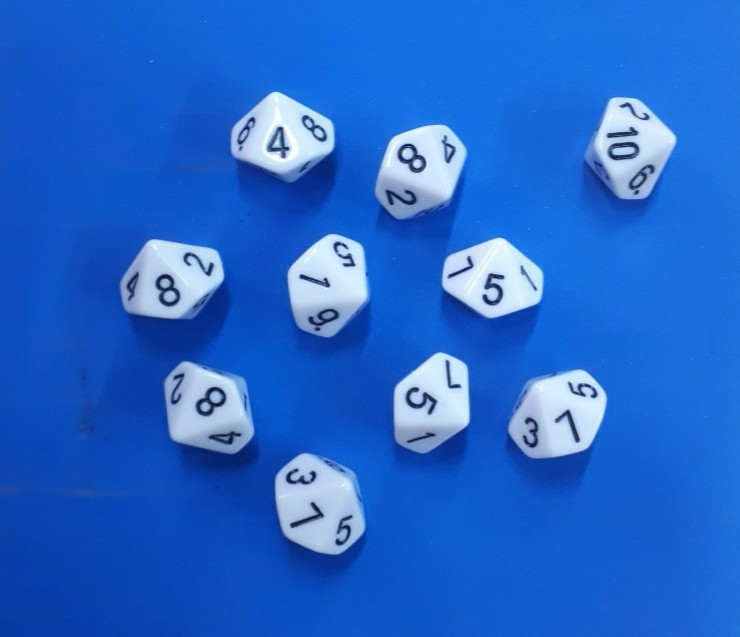
#> input picture dataset/img00.jpg, 740 x 637 px; its folder holds only this picture in this run
$ python segmentarDados.py
#> lines starting #> are read from the running program, lines starting #| are printed output that depends on the picture; after the words box and inside, x2 and y2 are one past the last pixel; in counts of white or black regions, pixels touching at a corner belong together
#!/usr/bin/env python3
# -*- coding: utf-8 -*-
"""
Created on Wed Jul  4 13:31:09 2018

intento de detectar dados con opencv

@author: sebalander
"""
# %%
import numpy as np
import cv2
import matplotlib.pyplot as plt
from scipy.cluster.vq import vq, kmeans
from glob import glob

class separoDadosDeFondo():
    def __init__(self, sigmaColor=10, sigmaSpace=10, kE=5, kD=6):
#> further down, img is the input picture: shape (637, 740, 3); mean B, G, R 203.9, 102.8, 36.4
        self.sigmaColor = sigmaColor
        self.sigmaSpace = sigmaSpace
        self.kE = kE
        self.kD = kD
        self.img = None
        self.imgShape = None
        self.imgLab = None
        self.denoised = None
        self.features = None

    def denoiseBilateral(self, img):
        '''
        paso un filtro bilateral para sacar ruido en gral en espacio LAB
        se guarda la imagen filtrada en self.denoised y se sacan los features
        self.imgShape = img.shape[:2]
        '''
        self.img = img # guardo imagen
        self.imgShape = img.shape[:2]
#> self.imgShape = (637, 740)
        self.imgLab = cv2.cvtColor(img, cv2.COLOR_BGR2LAB)
#> self.imgLab: shape (637, 740, 3); mean of channels 0, 1, 2 115.2, 147.9, 70.3
        self.denoised = cv2.bilateralFilter(self.imgLab,  -1, self.sigmaColor, self.sigmaSpace)
#> self.denoised: shape (637, 740, 3); mean of channels 0, 1, 2 115.3, 147.9, 70.3
        self.features = np.double(self.denoised[:,:,1:].reshape((-1, 2)))
#> self.features = 471380 pairs, first value 119 to 158, second value 61 to 126

    def segmentacion(self):
        # semilla de centroides
        book = np.array([np.min(self.features, 0), np.max(self.features, 0)])
#> book = [[119, 61], [158, 126]]

        # segmento imagen
        self.centroids, dist = kmeans(self.features, book)
#> self.centroids = [[151.1, 64.31], [127, 108.9]]; dist = 4.26
        code, dist = vq(self.features, self.centroids)
        self.imgSeg = np.bool8(code.reshape(self.imgShape))
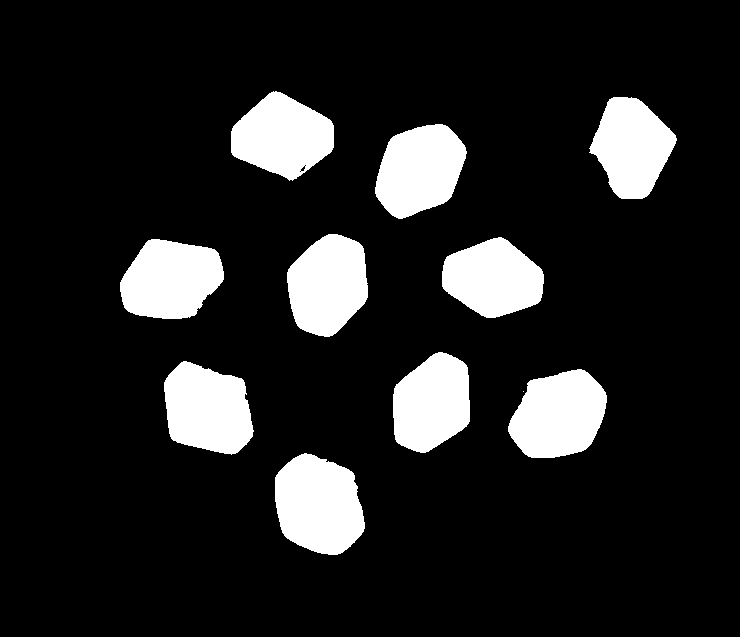
#> self.imgSeg: shape (637, 740) bool; 13.4% white; 11 white regions (1 under 20 px), largest, box (x1, y1, x2, y2) and area: (275, 453, 365, 555) 7032, (508, 369, 607, 458) 6560, (164, 361, 254, 455) 6386

        # elijo la clase que tenga menos pixeles como la de los dados
        if np.prod(self.imgShape) < 2 * self.imgSeg.sum():
            # es que se eligio el fondo como True. lo invierto
            self.imgSeg = np.uint8(~ self.imgSeg)
        else:
            self.imgSeg = np.uint8(self.imgSeg)

    def morphological(self):
        '''
        hago la limpieza de ruido con operaciones morfologicas
        open+close = erode+dilate+dilate+erode
        y saco los contornos de los blobs resultantes
        '''
        kerEr = cv2.getStructuringElement(cv2.MORPH_ELLIPSE,(self.kE, self.kE))
        kerDi = cv2.getStructuringElement(cv2.MORPH_ELLIPSE,(self.kD, self.kD))

        dadosImg = self.imgSeg
        dadosImg = cv2.morphologyEx(dadosImg, cv2.MORPH_ERODE, kerEr)
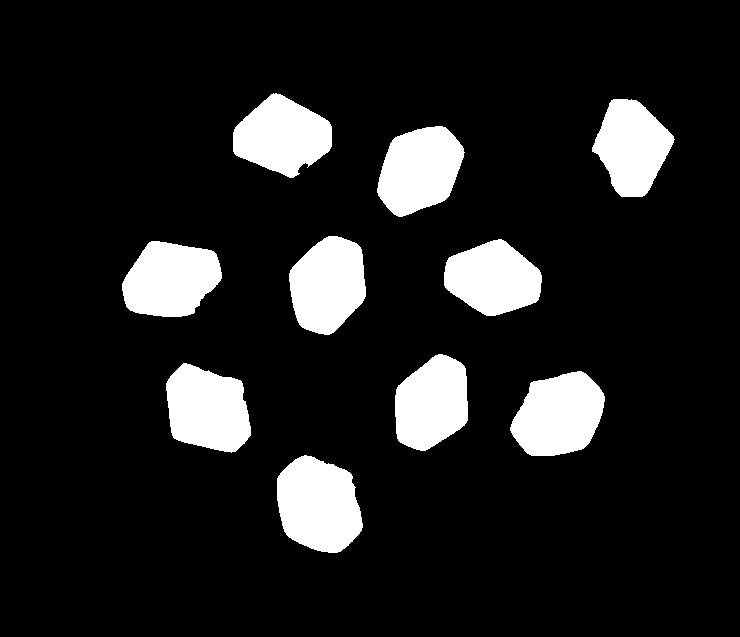
#> dadosImg: shape (637, 740); values 0 (black) and 1 (white), 12.1% white; 10 white regions, largest, box (x1, y1, x2, y2) and area: (277, 455, 363, 553) 6411, (510, 371, 605, 456) 5948, (166, 363, 251, 453) 5779
        dadosImg = cv2.morphologyEx(dadosImg, cv2.MORPH_DILATE, kerDi)
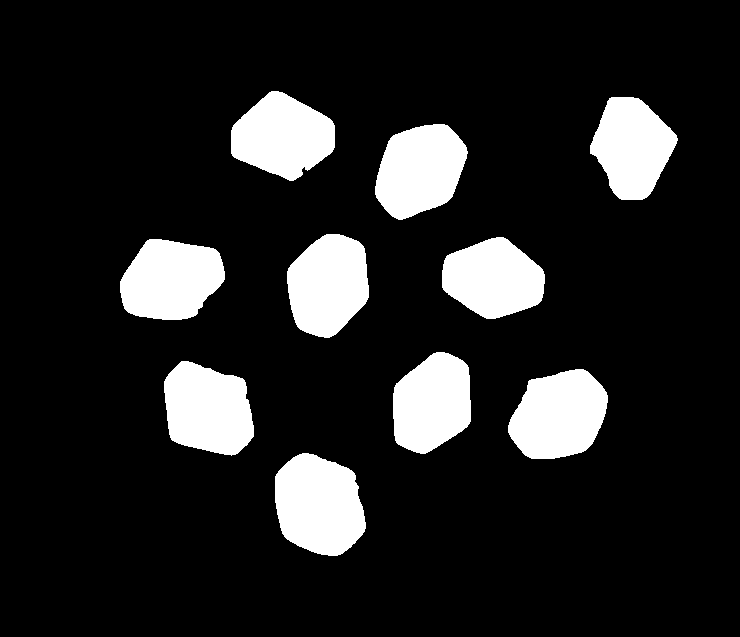
#> dadosImg: shape (637, 740); values 0 (black) and 1 (white), 13.8% white; 10 white regions, largest, box (x1, y1, x2, y2) and area: (275, 453, 366, 556) 7242, (508, 369, 608, 459) 6761, (164, 361, 254, 456) 6584
        dadosImg = cv2.morphologyEx(dadosImg, cv2.MORPH_DILATE, kerDi)
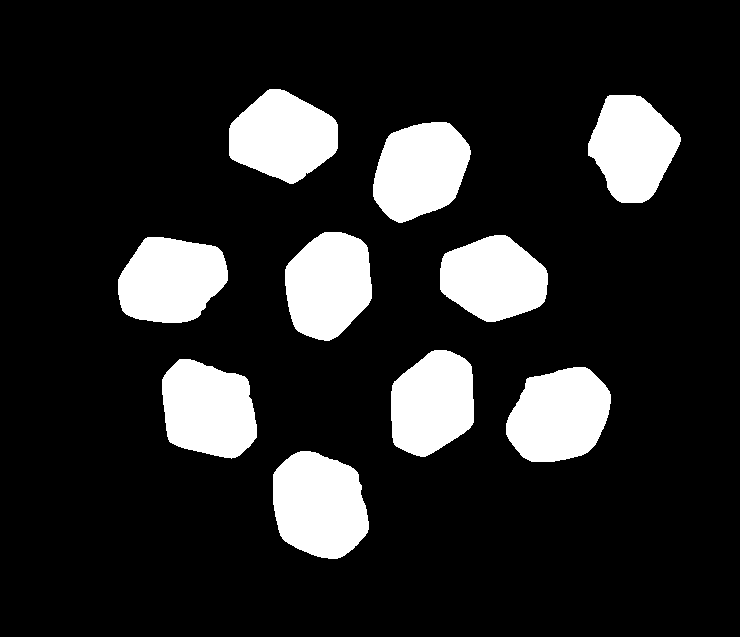
#> dadosImg: shape (637, 740); values 0 (black) and 1 (white), 15.6% white; 10 white regions, largest, box (x1, y1, x2, y2) and area: (273, 451, 369, 559) 8112, (506, 367, 611, 462) 7616, (162, 359, 257, 459) 7427
        self.dadosImg = cv2.morphologyEx(dadosImg, cv2.MORPH_ERODE, kerEr)
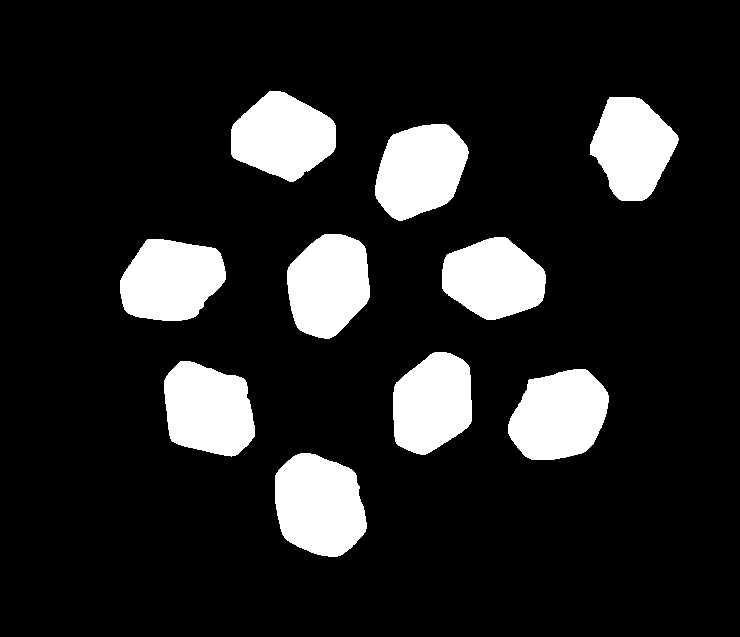
#> self.dadosImg: shape (637, 740); values 0 (black) and 1 (white), 14.2% white; 10 white regions


        self.contours, hierarchy = cv2.findContours(self.dadosImg, cv2.CHAIN_APPROX_SIMPLE, cv2.RETR_LIST)
#> self.contours = 10 contours; largest, box (x1, y1, x2, y2) and area: (275, 453, 367, 557) 7311, (508, 369, 609, 460) 6827, (164, 361, 255, 457) 6642, (120, 239, 226, 321) 6600, (287, 234, 370, 339) 6578

    def getDiceContours(self, img):
        self.denoiseBilateral(img)
        self.segmentacion()
        self.morphological()
        # paso extra de filtrado, supongo convexidad
        self.contours = [cv2.convexHull(con) for con in self.contours]
#> self.contours = 10 contours; largest, box (x1, y1, x2, y2) and area: (275, 453, 367, 557) 7439, (508, 369, 609, 460) 6967, (164, 361, 255, 457) 6802, (120, 239, 226, 321) 6737, (287, 234, 370, 339) 6650
        # sepued e


    def plotContours(self):
        '''
        grafico los contornos sobre la imagen original
        '''
        plt.figure()
        plt.imshow(self.img[:,:,::-1])
        for cont in self.contours:
            contX, contY = np.array(cont).reshape((-1,2)).T
            plt.plot(contX, contY)
#> this loop made 10 passes

    def dadosIndividuales(self):
        '''
        saco imagenes mas chicas de los dados individuales estan en la
        resolucion y orientacion original, se adjunta la mascara del objeto
        '''

# %%
imgFilePath = "dataset/"
imgFiles = glob(imgFilePath + "*.jpg")
separador = separoDadosDeFondo(sigmaColor=10, sigmaSpace=10, kE=5, kD=6)


for fil in imgFiles:
    img = cv2.imread(fil)
    separador.getDiceContours(img)
    separador.plotContours()
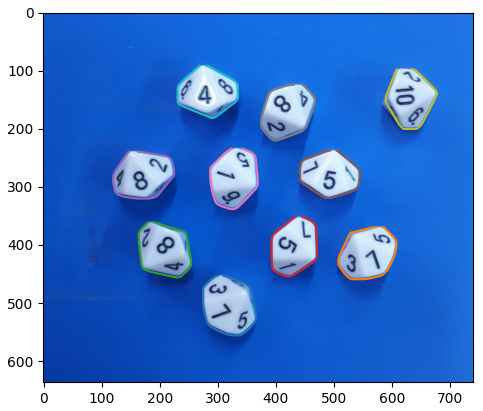
#> figure drawn by matplotlib, 1 panel

$ run again, on dataset/img04.jpg
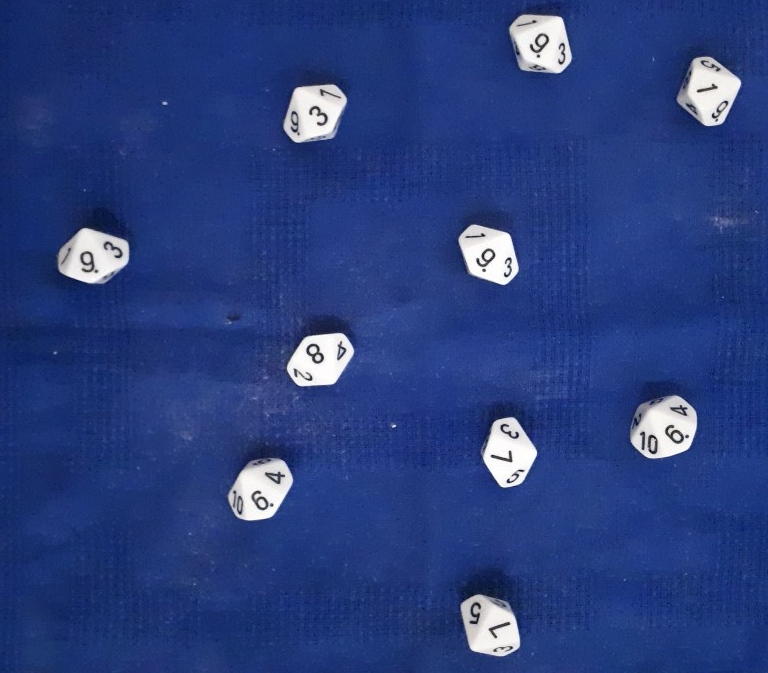
#> input picture dataset/img04.jpg, 768 x 673 px
#> img is the input picture: shape (673, 768, 3); mean B, G, R 125.9, 62.8, 41.6
#> self.imgLab: shape (673, 768, 3); mean of channels 0, 1, 2 71.5, 143.2, 89.6
#> self.denoised: shape (673, 768, 3); mean of channels 0, 1, 2 71.5, 143.2, 89.5
#> self.features = 516864 pairs, first value 127 to 150, second value 82 to 132
#> book = [[127, 82], [150, 132]]
#> self.centroids = [[144.1, 87.32], [129.1, 125.7]]; dist = 2.42
#> in segmentacion, `self.imgSeg = np.bool8(code.reshape(self.imgShape))`:
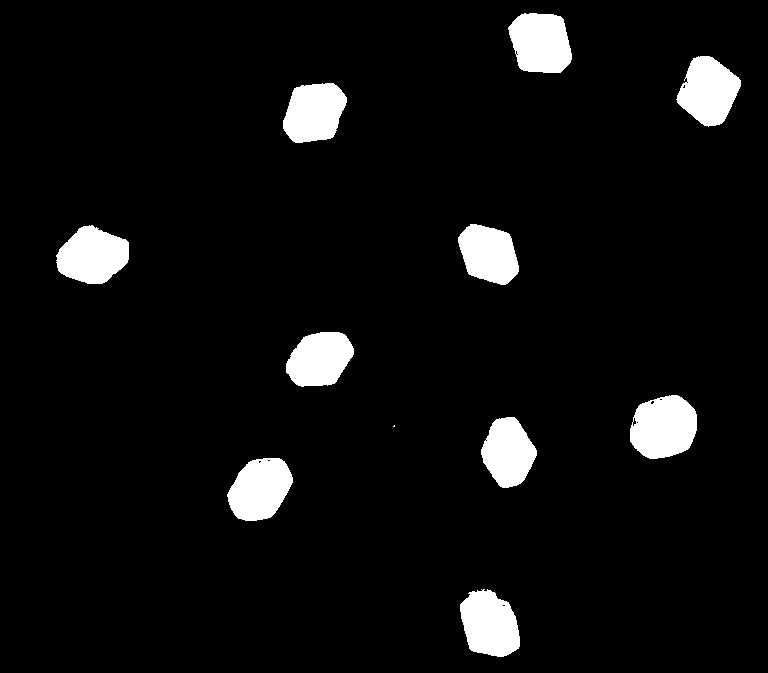
#> self.imgSeg: shape (673, 768) bool; 5.8% white; 11 white regions (1 under 20 px), largest, box (x1, y1, x2, y2) and area: (630, 395, 697, 459) 3368, (508, 13, 572, 73) 3096, (56, 225, 129, 284) 3094
#> self.dadosImg: shape (673, 768); values 0 (black) and 1 (white), 6.3% white; 10 white regions
#> in morphological, `self.contours, hierarchy = cv2.findContours(self.dadosImg, cv2.CHAIN_A..`: self.contours = 10 contours; largest, box (x1, y1, x2, y2) and area: (630, 395, 699, 461) 3546, (57, 225, 131, 286) 3287, (508, 13, 574, 75) 3254, (460, 590, 522, 659) 3234, (677, 56, 743, 129) 3232
#> in getDiceContours, `self.contours = [cv2.convexHull(con) for con in self.contours]`: self.contours = 10 contours; largest, box (x1, y1, x2, y2) and area: (630, 395, 699, 461) 3615, (57, 225, 131, 286) 3352, (508, 13, 574, 75) 3328, (677, 56, 743, 129) 3326, (460, 590, 522, 659) 3324
#> the loop in plotContours, `for cont in self.contours:` made 10 passes
#> `separador.plotContours()`:
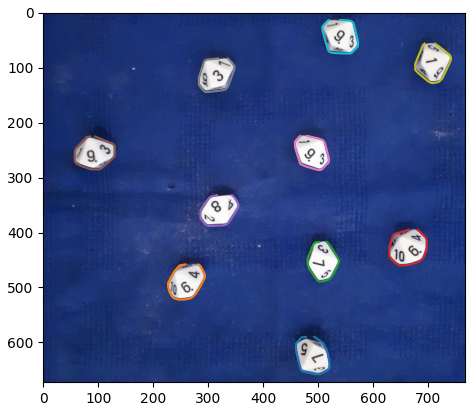
#> figure drawn by matplotlib, 1 panel

$ run again, on dataset/img05.jpg
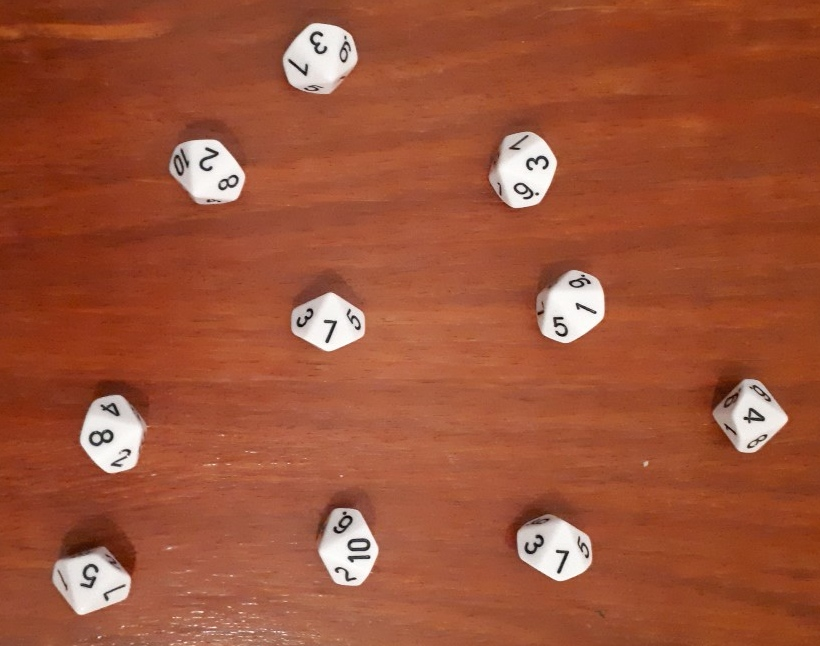
#> input picture dataset/img05.jpg, 820 x 646 px
#> img is the input picture: shape (646, 820, 3); mean B, G, R 56.3, 83.3, 157.5
#> self.imgLab: shape (646, 820, 3); mean of channels 0, 1, 2 112.2, 156.8, 158
#> self.denoised: shape (646, 820, 3); mean of channels 0, 1, 2 112.3, 156.8, 158
#> self.features = 529720 pairs, first value 127 to 166, second value 126 to 170
#> book = [[127, 126], [166, 170]]
#> self.centroids = [[130.9, 131.5], [158.8, 160]]; dist = 3.68
#> in segmentacion, `self.imgSeg = np.bool8(code.reshape(self.imgShape))`:
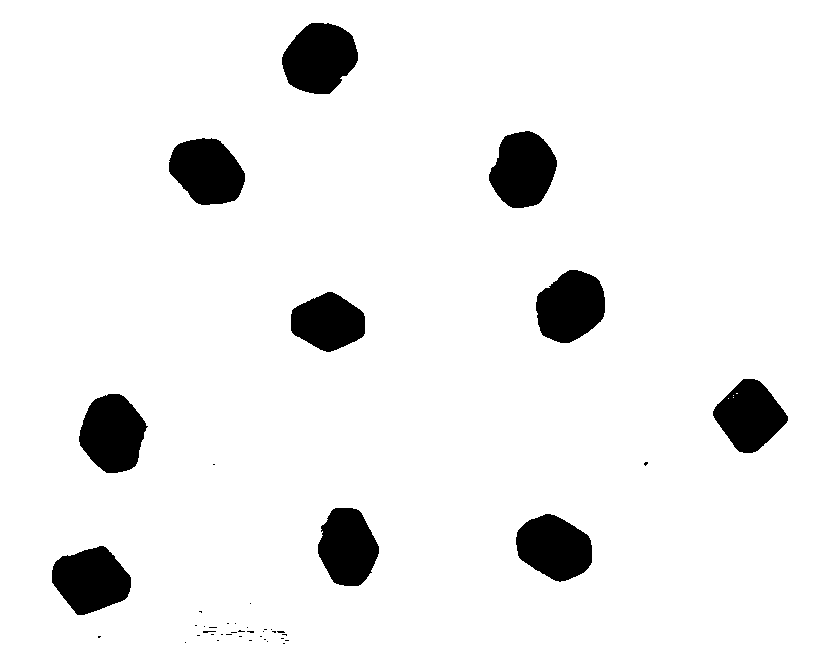
#> self.imgSeg: shape (646, 820) bool; 92.9% white; 45 black regions (35 under 20 px), largest, box (x1, y1, x2, y2) and area: (282, 23, 358, 94) 4039, (79, 394, 148, 473) 3925, (489, 131, 557, 208) 3841
#> self.dadosImg: shape (646, 820); values 0 (black) and 1 (white), 7.6% white; 10 white regions
#> in morphological, `self.contours, hierarchy = cv2.findContours(self.dadosImg, cv2.CHAIN_A..`: self.contours = 10 contours; largest, box (x1, y1, x2, y2) and area: (282, 23, 360, 96) 4250, (79, 394, 148, 475) 4130, (52, 546, 133, 617) 4042, (489, 131, 559, 210) 4040, (536, 270, 607, 345) 4000
#> in getDiceContours, `self.contours = [cv2.convexHull(con) for con in self.contours]`: self.contours = 10 contours; largest, box (x1, y1, x2, y2) and area: (282, 23, 360, 96) 4307, (79, 394, 148, 475) 4202, (489, 131, 559, 210) 4140, (52, 546, 133, 617) 4121, (536, 270, 607, 345) 4079
#> the loop in plotContours, `for cont in self.contours:` made 10 passes
#> `separador.plotContours()`:
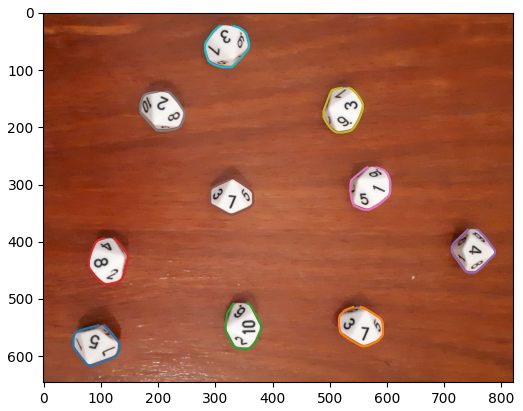
#> figure drawn by matplotlib, 1 panel

$ run again, on dataset/img06.jpg
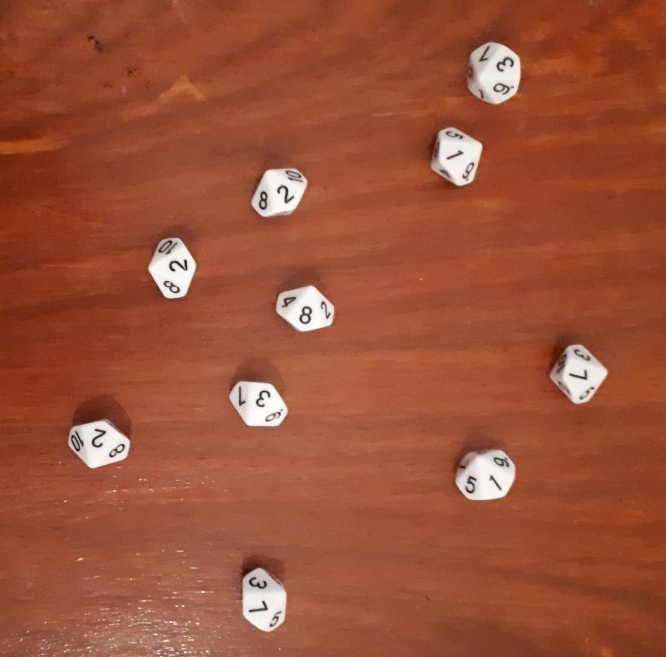
#> input picture dataset/img06.jpg, 666 x 657 px
#> img is the input picture: shape (657, 666, 3); mean B, G, R 55.4, 81.2, 155.6
#> self.imgLab: shape (657, 666, 3); mean of channels 0, 1, 2 110.2, 157, 157.4
#> self.denoised: shape (657, 666, 3); mean of channels 0, 1, 2 110.3, 157, 157.4
#> self.features = 437562 pairs, first value 128 to 165, second value 128 to 172
#> book = [[128, 128], [165, 172]]
#> self.centroids = [[132.3, 132.6], [158.4, 158.8]]; dist = 3.65
#> in segmentacion, `self.imgSeg = np.bool8(code.reshape(self.imgShape))`:
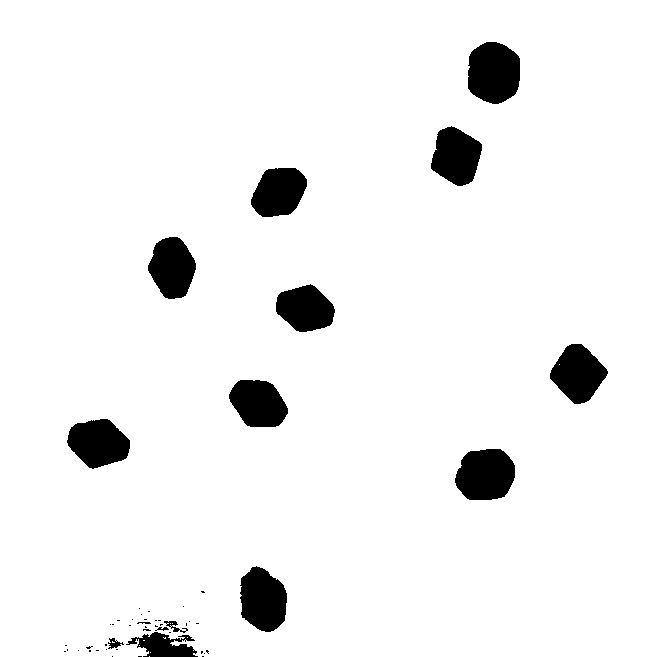
#> self.imgSeg: shape (657, 666) bool; 94.5% white; 52 black regions (37 under 20 px), largest, box (x1, y1, x2, y2) and area: (468, 42, 520, 104) 2652, (455, 449, 515, 500) 2491, (240, 566, 287, 632) 2344
#> self.dadosImg: shape (657, 666); values 0 (black) and 1 (white), 5.9% white; 12 white regions
#> in morphological, `self.contours, hierarchy = cv2.findContours(self.dadosImg, cv2.CHAIN_A..`: self.contours = 12 contours; largest, box (x1, y1, x2, y2) and area: (468, 42, 522, 106) 2810, (455, 449, 517, 502) 2638, (241, 566, 289, 634) 2493, (67, 419, 132, 471) 2404, (550, 344, 610, 406) 2380
#> in getDiceContours, `self.contours = [cv2.convexHull(con) for con in self.contours]`: self.contours = 12 contours; largest, box (x1, y1, x2, y2) and area: (468, 42, 522, 106) 2842, (455, 449, 517, 502) 2677, (241, 566, 289, 634) 2540, (67, 419, 132, 471) 2446, (550, 344, 610, 406) 2431
#> the loop in plotContours, `for cont in self.contours:` made 12 passes
#> (contX, contY) on passes 1 to 2: ([120, 121, 121, 119, 115, 113, 111, 111, 113], [641, 642, 645, 647, 649, 649, 648, 642, 641]), ([161, 193, 194, 196, 196, 149, 140, 139, 139, 143, 151], [632, 646, 647, 655, 656, 656, 648, 646, 640, 635, 632])
#> `separador.plotContours()`:
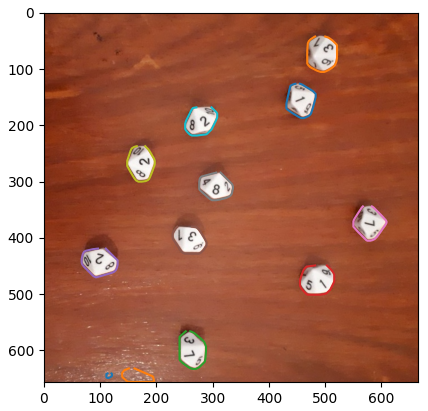
#> figure drawn by matplotlib, 1 panel
